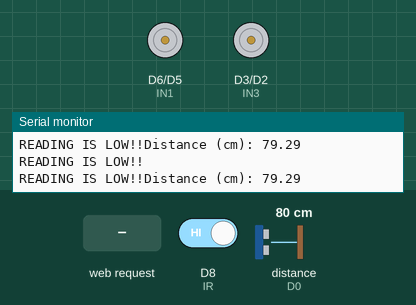
Bench run of a sketch on a simulated ESP8266 (NodeMCU). Shown: motor-driver pin pairs drawn as motors (green arrow = first pin HIGH = forward, orange = second pin HIGH = backward, longer = more drive, scaled by the enable pin), the last lines printed to the serial monitor. Wiring (inferred from the names in the program): ultrasonic range finder: trigger D1; echo D0. Inputs (shaded band) come from the test bench; at power-on: D8 (IR) HIGH, distance to the obstacle (sensor on D0) 80 cm. The echo pulse lasts 58.3 µs per cm; WiFi joins after 1.5 s; servers stay silent unless stated.

Above: at 3.2 s.
3.3 s: HTTP request GET /FORWARD received
At 4.9 s:
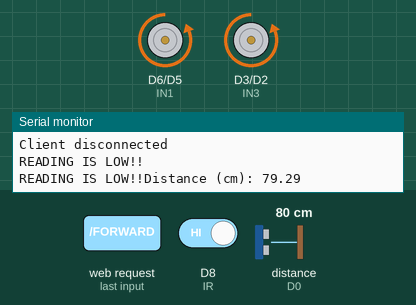
5.5 s: HTTP request GET /BACKWARD received
At 7.0 s:
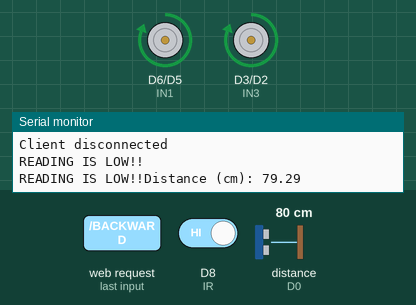
7.5 s: HTTP request GET /STOP received
At 9.1 s:
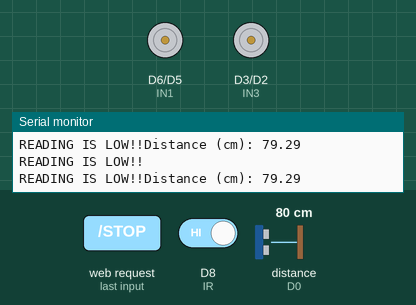
9.5 s: HTTP request GET /RIGHT received
At 11.2 s:
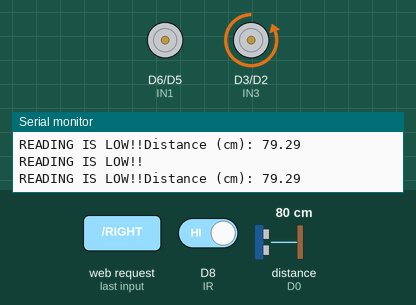
11.5 s: HTTP request GET /LEFT received
At 13.2 s:
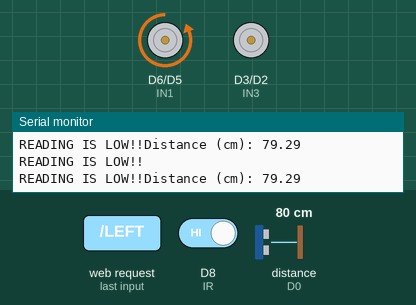
13.5 s: HTTP request GET /BACKLEFT received
At 15.4 s:
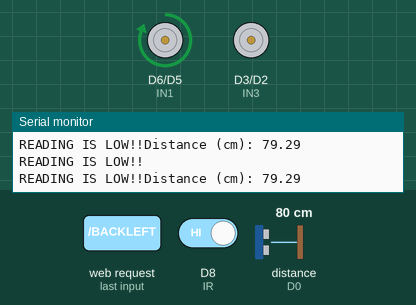
Timing chart, 0 to 16.6 s (numbered marks = the images above; inputs shaded):
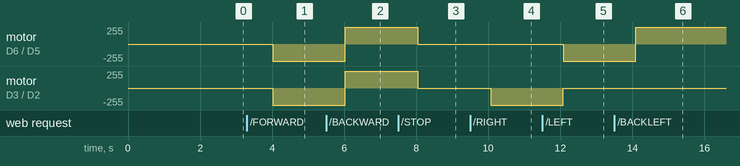

The sketch:

motor_movement.ino
```cpp
#include <Arduino.h>

#define IR D8   // IR SENSOR
// Left Motor
#define ENA D7  // PWM pin for speed control (left motor)
#define IN1 D6  // GPIO pin for direction (left motor)
#define IN2 D5  // GPIO pin for direction (left motor)

// Right Motor
#define ENB D4  // PWM pin for speed control (right motor)
#define IN3 D3  // GPIO pin for direction (right motor)
#define IN4 D2  // GPIO pin for direction (right motor)

// WIFI
#include <ESP8266WiFi.h>

// Wi-Fi credentials
const char* ssid = "PLDTHOMEFIBRLtYs4";
const char* password = "aia3562@2015";
WiFiServer server(80);

// Commands
int condition = 0;

// Setting minimum duty cycle
int dutyCycle = 60;

int irReading;

#define TRIG D1
#define ECHO D0

//define sound speed in cm/uS
#define SOUND_SPEED 0.034
#define CM_TO_INCH 0.393701

long duration;
float distanceCm;

void setup() {

  Serial.begin(115200);

  pinMode(IR, INPUT);
  // Start Wi-Fi connection
  WiFi.begin(ssid, password);
  Serial.println("Connecting to Wi-Fi...");
  while (WiFi.status() != WL_CONNECTED) {
    delay(1000);
    Serial.print(".");
  }

  Serial.println("\nConnected to Wi-Fi!");
  Serial.print("IP Address: ");
  Serial.println(WiFi.localIP());

  // Start the server
  server.begin();

  // Set the pins as outputs
  pinMode(IN1, OUTPUT);
  pinMode(IN2, OUTPUT);
  pinMode(ENA, OUTPUT);

  pinMode(IN3, OUTPUT);
  pinMode(IN4, OUTPUT);
  pinMode(ENB, OUTPUT);

  pinMode(TRIG, OUTPUT);  // Sets the TRIG as an Output
  pinMode(ECHO, INPUT);   // Sets the ECHO as an Input

  // Testing message
  Serial.println("Testing DC Motors...");
}

void loop() {
  // Commands Output
  WiFiClient client = server.available();
  if (client) {
    Serial.println("Client connected");
    String request = client.readStringUntil('\r');
    Serial.println("Request: " + request);

    // Control motor based on received request
    if (request.indexOf("/FORWARD") != -1) {
      forward();
    } else if (request.indexOf("/BACKWARD") != -1) {
      backward();
    } else if (request.indexOf("/STOP") != -1) {
      stop();
    } else if (request.indexOf("/RIGHT") != -1) {
      right();
    } else if (request.indexOf("/LEFT") != -1) {
      left();
    } else if (request.indexOf("/BACKLEFT") != -1) {
      backleft();
    } else if (request.indexOf("/BACKRIGHT") != -1) {
      backright();
    }

    // Send response to the client
    client.println("HTTP/1.1 200 OK");
    client.println("Content-Type: text/html");
    client.println("");
    client.println("<!DOCTYPE HTML>");
    client.println("<html>");
    client.println("<h1>ESP8266 Motor Control</h1>");
    client.println("<p><a href=\"/FORWARD\">Forward</a></p>");
    client.println("<p><a href=\"/BACKWARD\">Backward</a></p>");
    client.println("<p><a href=\"/RIGHT\">Right</a></p>");
    client.println("<p><a href=\"/LEFT\">Left</a></p>");
    client.println("<p><a href=\"/BACKLEFT\">Backleft</a></p>");
    client.println("<p><a href=\"/BACKRIGHT\">Backright</a></p>");
    client.println("<p><a href=\"/STOP\">Stop</a></p>");
    client.println("</html>");
    client.stop();
    Serial.println("Client disconnected");
  }

  irReading = digitalRead(IR);
    if (irReading == LOW) {
      Serial.println("READING IS HIGH!!");
      Serial.print("READING IS HIGH!!");
    } else {
      Serial.println("READING IS LOW!!");
      Serial.print("READING IS LOW!!");
    }

  // Clears the TRIG
  digitalWrite(TRIG, LOW);
  delayMicroseconds(2);
  // Sets the TRIG on HIGH state for 10 micro seconds
  digitalWrite(TRIG, HIGH);
  delayMicroseconds(10);
  digitalWrite(TRIG, LOW);

  // Reads the ECHO, returns the sound wave travel time in microseconds
  duration = pulseIn(ECHO, HIGH);

  // Calculate the distance
  distanceCm = duration * SOUND_SPEED / 2;

  // Prints the distance in the Serial Monitor
  Serial.print("Distance (cm): ");
  Serial.println(distanceCm);

  delay(1000);
}

void forward() {
  analogWrite(ENA, 255);
  analogWrite(ENB, 255);

  // Move the motors forward at maximum speed
  Serial.println("Forward");
  digitalWrite(IN1, LOW);  // Left motor forward
  digitalWrite(IN2, HIGH);

  digitalWrite(IN3, LOW);  // Right motor forward
  digitalWrite(IN4, HIGH);
}

void backward() {
  analogWrite(ENA, 255);
  analogWrite(ENB, 255);

  Serial.println("Moving Backward");
  digitalWrite(IN1, HIGH);  // Left motor backward
  digitalWrite(IN2, LOW);

  digitalWrite(IN3, HIGH);  // Right motor backward
  digitalWrite(IN4, LOW);
}

void stop() {
  analogWrite(ENA, 255);
  analogWrite(ENB, 255);

  Serial.println("Motors Stopped");
  digitalWrite(IN1, LOW);
  digitalWrite(IN2, LOW);

  digitalWrite(IN3, LOW);
  digitalWrite(IN4, LOW);
}

void right() {
  analogWrite(ENA, 255);
  analogWrite(ENB, 255);

  Serial.println("Going Right");
  digitalWrite(IN1, LOW);
  digitalWrite(IN2, LOW);

  digitalWrite(IN3, LOW);
  digitalWrite(IN4, HIGH);
}

void left() {
  analogWrite(ENA, 255);
  analogWrite(ENB, 255);

  Serial.println("Going Left");
  digitalWrite(IN1, LOW);
  digitalWrite(IN2, HIGH);

  digitalWrite(IN3, LOW);
  digitalWrite(IN4, LOW);
}

void backleft() {
  analogWrite(ENA, 255);
  analogWrite(ENB, 255);

  Serial.println("Going Left");
  digitalWrite(IN1, HIGH);
  digitalWrite(IN2, LOW);

  digitalWrite(IN3, LOW);
  digitalWrite(IN4, LOW);
}

void backright() {
  analogWrite(ENA, 255);
  analogWrite(ENB, 255);

  Serial.println("Going Right");
  digitalWrite(IN1, LOW);
  digitalWrite(IN2, LOW);

  digitalWrite(IN3, HIGH);
  digitalWrite(IN4, LOW);
}
```

Measured:
- after the input at 3.3 s, motor on D6 (IN1) / D5 (IN2), motor on D3 (IN3) / D2 (IN4): stopped → backward 255/255 after 0.72 s
- after the input at 5.5 s, motor on D6 (IN1) / D5 (IN2), motor on D3 (IN3) / D2 (IN4): backward 255/255 → forward 255/255 after 0.53 s
- after the input at 7.5 s, motor on D6 (IN1) / D5 (IN2), motor on D3 (IN3) / D2 (IN4): forward 255/255 → stopped after 0.55 s
- after the input at 9.5 s, motor on D3 (IN3) / D2 (IN4): stopped → backward 255/255 after 0.56 s
- after the input at 11.5 s, motor on D6 (IN1) / D5 (IN2): stopped → backward 255/255 after 0.58 s; motor on D3 (IN3) / D2 (IN4): backward 255/255 → stopped after 0.58 s
- after the input at 13.5 s, motor on D6 (IN1) / D5 (IN2): backward 255/255 → forward 255/255 after 0.60 s
